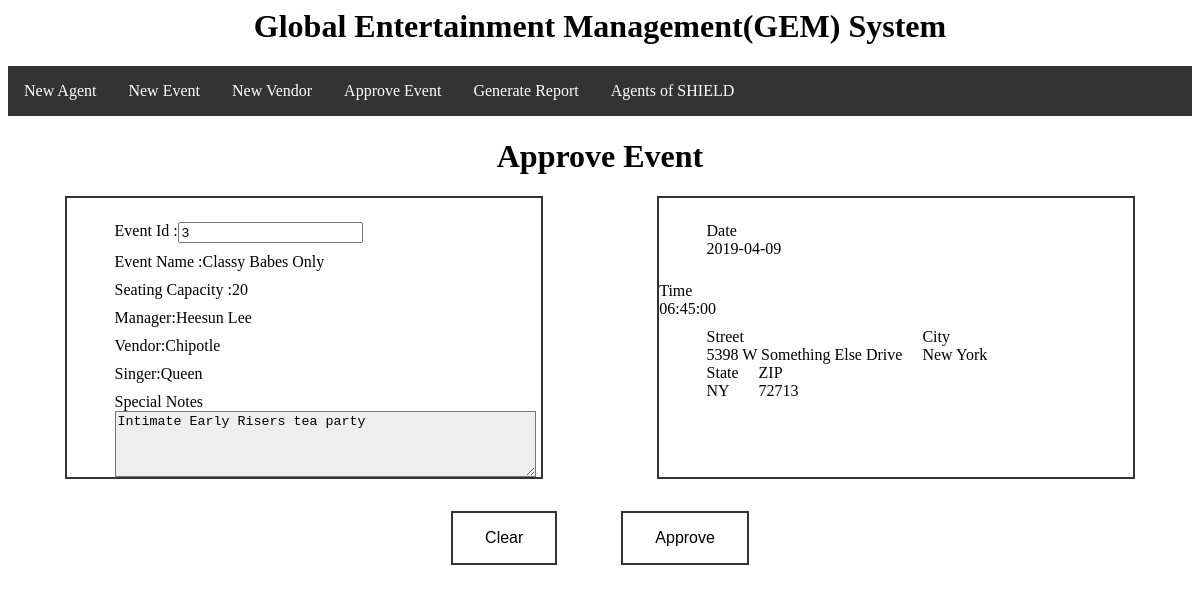
The app's page /eventInfo.php?id=3 with its own data.
### tables this page shows
CREATE TABLE Event
(EventId int auto_increment PRIMARY KEY,
EventName CHAR(50),
Street CHAR(50),
City CHAR(20),
State CHAR(2),
Zip CHAR(10),
Date DATE,
StartTime TIME,
Status CHAR(10),
SeatingCapacity int,
Notes TEXT,
Singer CHAR(53),
PerformerType CHAR(6),
PerformerId int,
EventManagerId int,
VendorId int,
foreign key (EventManagerId) references EventManager(EventManagerId),
foreign key (VendorId) references Vendor(VendorId));

CREATE TABLE EventManager
(EventManagerId int auto_increment PRIMARY KEY,
FirstName CHAR(20),
LastName CHAR(20));

CREATE TABLE Vendor
(VendorId int auto_increment PRIMARY KEY,
BusinessName CHAR(50),
Street CHAR(50),
City CHAR(20),
State CHAR(2),
Zip CHAR(10),
Type CHAR(15),
RepFirstName CHAR(25),
RepLastName CHAR(25),
RepEmail CHAR(40),
RepCellNum CHAR(10));

### eventInfo.php (the view, shortened to what this page needs)
<?php
  include("conn.php");
  $pageTitle = "Approve Event";
  if (isset($_GET['id'])) {
  $id = $_GET['id'];
  $sql = "SELECT EventId,EventName,SeatingCapacity,Notes,BusinessName,FirstName,LastName,Date,StartTime,Status,Singer,Event.Street as Street,Event.City as City,Event.State as State,Event.Zip as Zip FROM Event,EventManager,Vendor WHERE Event.EventManagerId = EventManager.EventManagerId AND Event.VendorId = Vendor.VendorId AND EventId = ".$id;
  echo '<h1 align="center">'.$pageTitle.'</h1>';
  foreach($conn->query($sql) as $events)
  {
  echo '<form action="eventInfo.php" method="post">';
  echo '<div style="display: flex; justify-content: space-around">';
  echo '<div style=" border: 2px solid #333333; width: 40%">';
   echo '<div style="margin-right:20px; padding-top: 5%; padding-left: 10%">';
    echo '<label style="float: left; display: block">Event Id :</label>';
    echo '<input name="eventId" value="'.$events['EventId'].'">';
   echo '</div>';
   echo '<div style="margin-right:20px; padding-left: 10%; padding-top: 10px">';
    echo '<label style="float: left; display: block">Event Name :</label>';
    echo $events['EventName'];
   echo '</div>';
   echo '<div style="margin-right:20px; padding-left: 10%; padding-top: 10px">';
    echo '<label style="float: left; display: block">Seating Capacity :</label>';
    echo $events['SeatingCapacity'];
   echo '</div>';
   echo '<div style="margin-right:20px; padding-left: 10%; padding-top: 10px">';
    echo '<label style="float: left; display: block">Manager:</label>';
    echo $events['FirstName'].' '.$events['LastName'];
   echo '</div>';
   echo '<div style="margin-right:20px; padding-left: 10%; padding-top: 10px">';
    echo '<label style="float: left; display: block">Vendor:</label>';
    echo $events['BusinessName'];
   echo '</div>';
   echo '<div style="margin-right:20px; padding-left: 10%; padding-top: 10px">';
    echo '<label style="float: left; display: block">Singer:</label>';
    echo $events['Singer'];
   echo '</div>';
   echo '<div style="margin-right:20px;  padding-left: 10%; padding-top: 10px">';
    echo '<label for="notes" style="display: block">Special Notes</label>';
    echo '<textarea id="notes" name="notes" style="display: block; background: #eeeeee" rows="4" cols="50" readonly>'.$events['Notes'].'</textarea>';
   echo '</div>';
  echo '</div>';
  echo '<div style=" border: 2px solid #333333; width: 40%">';
   echo '<div style="margin-right:20px; padding-top: 5%; padding-left: 10%">';
    echo '<label for="date" style="display: block">Date</label>';
    echo $events['Date'];
   echo '</div>';
   echo '<div style="margin-right:20px; padding-top: 5%">';
    echo '<label for="time" style="display: block">Time</label>';
    echo $events['StartTime'];
   echo '</div>';
   echo '<div style="float: left; margin-right:20px; padding-left: 10%; padding-top: 10px">';
    echo '<label for="street" style="display: block">Street</label>';
    echo $events['Street'];
   echo '</div>';
   echo '<div style="margin-right:20px; padding-top: 10px">';
    echo '<label for="city" style="display: block">City</label>';
    echo $events['City'];
   echo '</div>';
   echo '<div style="float: left; margin-right:20px; padding-left: 10%">';
   echo '<label for="state" style="display: block">State</label>';
   echo $events['State'];
  echo '</div>';
  echo '<div style="margin-right:20px;">';
  echo '<label for="zip" style="display: block">ZIP</label>';
    echo $events['Zip'];
  echo '</div>';
  echo '</div>';
  echo '</div>';
  echo '<div style="padding: 2em;" align="center">';
    echo '<button type="reset" class="button button1" style="margin: 0 2em">Clear</button>';
    echo '<button type="submit" class="button button1" style="margin: 0 2em">Approve</button>';
  echo '</div>';
  echo '</form>';
  }
  }
?>

### records on screen
event: eventId "3", EventName "Classy Babes Only", SeatingCapacity "20", EventManagerId.FirstName "Heesun", EventManagerId.LastName "Lee", VendorId.BusinessName "Chipotle", Singer "Queen", notes "Intimate Early Risers tea party", Date "2019-04-09", StartTime "06:45:00", Street "5398 W Something Else Drive", City "New York", State "NY", Zip "72713"

### other values on screen
$pageTitle "Approve Event"
